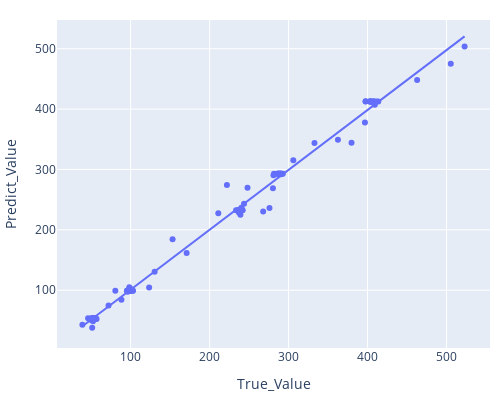

Notebook code cell kept with this figure:
### Markdown cell above
<h2 style="color:cyan">Polynomial Regression Model - Side Stress - 4 inputs</h2>

### Code cell
# D2, tm, tv, ts
polyEstimate(df_stress[['D2','tm','tv','ts']], ym_train_stress.Sm)
